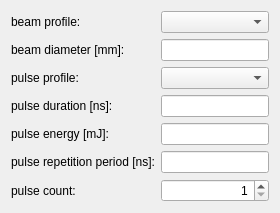
          <widget class="QWidget" name="scrollAreaWidgetContents_Signal">
           <property name="geometry">
            <rect>
             <x>0</x>
             <y>0</y>
             <width>0</width>
             <height>0</height>
            </rect>
           </property>
           <layout class="QFormLayout" name="formLayout_4">
            <property name="fieldGrowthPolicy">
             <enum>QFormLayout::AllNonFixedFieldsGrow</enum>
            </property>
            <item row="0" column="0">
             <widget class="QLabel" name="label_beam_class">
              <property name="text">
               <string>beam profile:</string>
              </property>
             </widget>
            </item>
            <item row="0" column="1">
             <widget class="QComboBox" name="comboBox_beam_class"/>
            </item>
            <item row="1" column="0">
             <widget class="QLabel" name="label_beam_radius">
              <property name="text">
               <string>beam diameter [mm]:</string>
              </property>
             </widget>
            </item>
            <item row="1" column="1">
             <widget class="QLineEdit" name="lineEdit_beam_radius">
              <property name="alignment">
               <set>Qt::AlignRight|Qt::AlignTrailing|Qt::AlignVCenter</set>
              </property>
             </widget>
            </item>
            <item row="2" column="0">
             <widget class="QLabel" name="label_pulse_class">
              <property name="text">
               <string>pulse profile:</string>
              </property>
             </widget>
            </item>
            <item row="2" column="1">
             <widget class="QComboBox" name="comboBox_pulse_class"/>
            </item>
            <item row="3" column="0">
             <widget class="QLabel" name="label_pulse_duration">
              <property name="text">
               <string>pulse duration [ns]:</string>
              </property>
             </widget>
            </item>
            <item row="3" column="1">
             <widget class="QLineEdit" name="lineEdit_pulse_duration">
              <property name="alignment">
               <set>Qt::AlignRight|Qt::AlignTrailing|Qt::AlignVCenter</set>
              </property>
             </widget>
            </item>
            <item row="4" column="0">
             <widget class="QLabel" name="label_pulse_energy">
              <property name="text">
               <string>pulse energy [mJ]:</string>
              </property>
             </widget>
            </item>
            <item row="4" column="1">
             <widget class="QLineEdit" name="lineEdit_pulse_energy">
              <property name="alignment">
               <set>Qt::AlignRight|Qt::AlignTrailing|Qt::AlignVCenter</set>
              </property>
             </widget>
            </item>
            <item row="5" column="0">
             <widget class="QLabel" name="label_train_pulse_period">
              <property name="text">
               <string>pulse repetition period [ns]:</string>
              </property>
             </widget>
            </item>
            <item row="5" column="1">
             <widget class="QLineEdit" name="lineEdit_train_pulse_period">
              <property name="alignment">
               <set>Qt::AlignRight|Qt::AlignTrailing|Qt::AlignVCenter</set>
              </property>
             </widget>
            </item>
            <item row="6" column="0">
             <widget class="QLabel" name="label_train_pulse_count">
              <property name="text">
               <string>pulse count:</string>
              </property>
             </widget>
            </item>
            <item row="6" column="1">
             <widget class="QSpinBox" name="spinBox_train_pulse_count">
              <property name="alignment">
               <set>Qt::AlignRight|Qt::AlignTrailing|Qt::AlignVCenter</set>
              </property>
              <property name="minimum">
               <number>1</number>
              </property>
              <property name="maximum">
               <number>1073741824</number>
              </property>
             </widget>
            </item>
           </layout>
          </widget>
